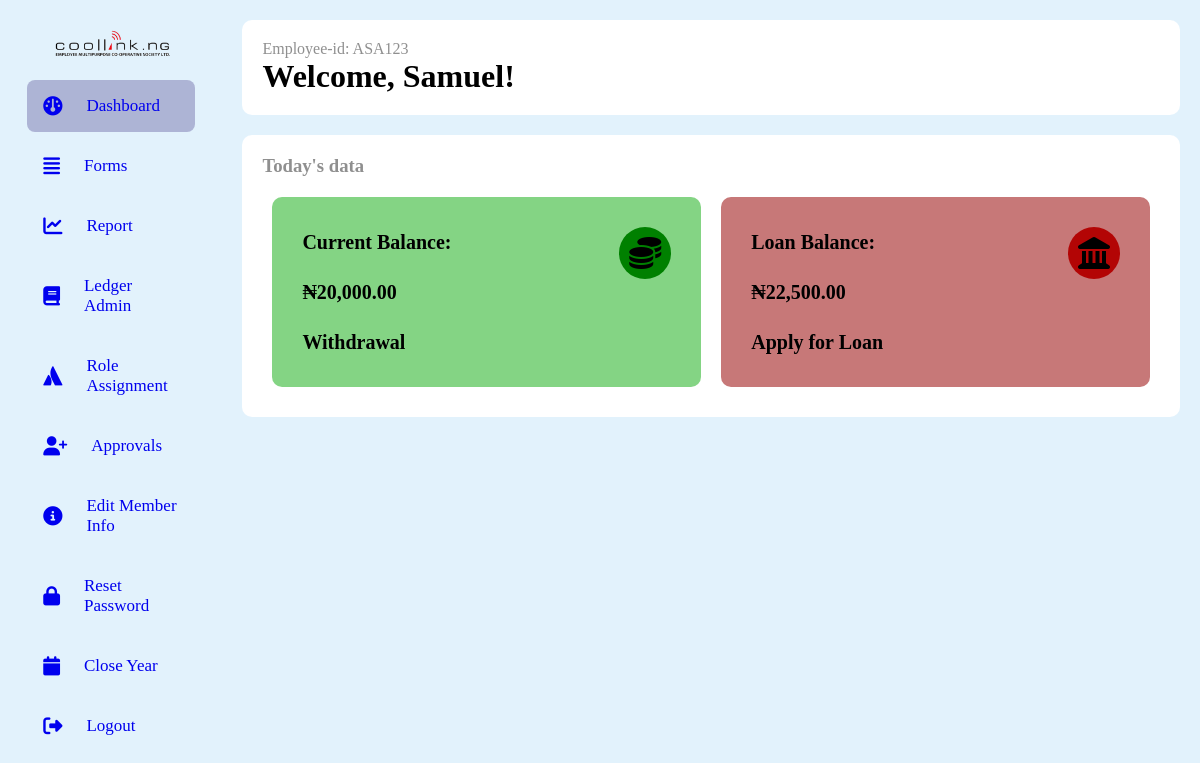
The page /dashboard (signed in) on the database as committed earlier.
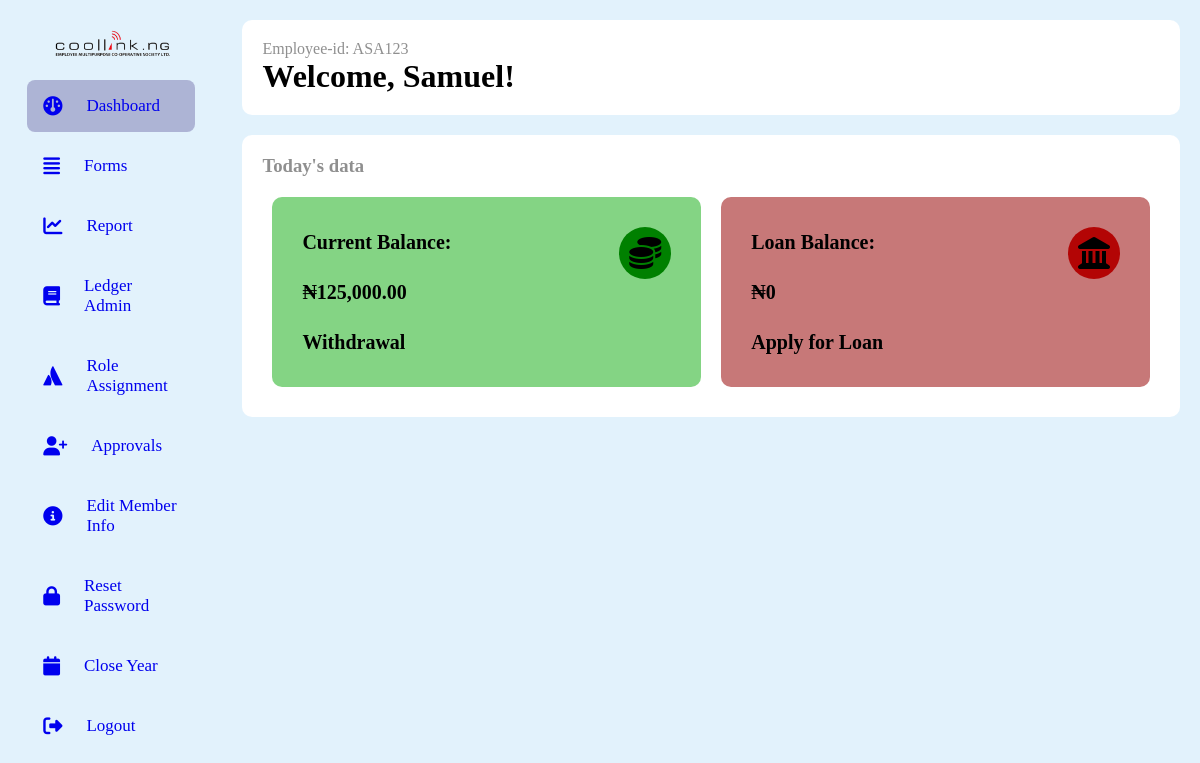
The same page on the database as committed later.
### models.py (models this page shows, shortened)
class Person(db.Model, UserMixin):
    __tablename__ = "persons"
    id = db.Column(db.Integer, primary_key=True)
    name = db.Column(db.String(100), nullable=False)
    role_id = db.Column(db.Integer, db.ForeignKey("roles.id"))
    email = db.Column(db.String, nullable=True, unique=True)
    password = db.Column(db.String(255), nullable=False)
    company_id = db.Column(db.Integer, db.ForeignKey("companies.id"))
    employee_id = db.Column(db.String, nullable=False, unique=True)
    phone_no = db.Column(db.String, unique=True)
    balance_bfd = db.Column(db.Float, default=0.0)
    balance_withheld = db.Column(db.Float, default=0.0)
    available_balance = db.Column(db.Float, default=0.0)
    loan_balance = db.Column(db.Float, default=0.0)
    loan_balance_bfd = db.Column(db.Float, default=0.0)
    loans = db.relationship("Loan", backref="person",foreign_keys="[Loan.person_id]")
    bank_payments_made = db.relationship("BankPayment", backref="payer", lazy=True)
    payments_made = db.relationship("SavingPayment", backref="payer", lazy=True)
    loan_payments_made = db.relationship("LoanPayment", backref="payer", lazy=True)
    def get_guaranteed_payments(self):
        loan = LoanFormPayment.query.filter(LoanFormPayment.guarantors.any(id=self.id)).all()
        ret = [l for l in loan if not l.loan]
        return ret
    @hybrid_property
    def total_balance(self):
        return self.available_balance + self.balance_withheld

### app.py (the view)
@app.route("/dashboard")
@login_required
def dashboard():
    person = current_user
    form = SearchForm()
    pre_guarantor = person.get_guaranteed_payments()
    failed_loan = None
    message = None
    for payment in person.loan_form_payment:
        if payment.failed:
            failed_loan = payment
            if failed_loan.loan_amount > failed_loan.guarantor_amount:
                message = "Guaranteed amount insuffficient"
            else:
                message = "Consent not given"
            break  # Exit the loop if a failed loan is found
    return render_template("dashboard.html", person=person, form=form,consents=pre_guarantor,failed_loan=failed_loan,message=message)

### app.py (called while the page is built)
@login_manager.user_loader
def load_user(person_id):
    return Person.query.get(person_id)

@app.before_request
def before_request():
    g.user = current_user

@app.template_filter("currency")
@login_required
def currency(value):
    modified_value = format_currency(value)  # Modify the value as needed
    return modified_value

### filters.py (called while the page is built)
def format_currency(
    value, currency_symbol="₦", decimal_separator=".", thousands_separator=","
):
    if value:
        if value < 0:
            formatted_value = f"-{currency_symbol}{abs(value):,.2f}"
        else:
            formatted_value = f"{currency_symbol}{value:,.2f}"
        formatted_value = formatted_value.replace(".", decimal_separator).replace(
            ",", thousands_separator
        )
    else:
        formatted_value = f"{currency_symbol}0"
    return formatted_value

### templates/dashboard.html (shortened to what the changed rows need)
<!DOCTYPE html>
<html lang="en">
<head>
    <link rel="stylesheet" href="https://cdnjs.cloudflare.com/ajax/libs/font-awesome/6.4.0/css/all.min.css"/>
    <link rel="stylesheet" href="\static\css\style.css">
</head>
<body class="special-dash">
    <div class="full-form-content">
    <div class='all-sections'>
        <div class='section-2'>
        <div class="head-wrap">
            <div class="head-title">
                <span>Employee-id: {{person.employee_id}}</span>
                <h1>Welcome, {{ person.name }}!</h1>
            </div>
        </div>
        <div class="all-cards-wrap-new">
            {%block content%}
            <div class="card-new" id="current-bal-new">
                <div class="container-new">
                    <div class='content-con-new'>
                        <a href="{{url_for('savings_account',person_id=person.id)}}">
                            <div>
                            <p><strong>{{ person.total_balance | currency}}</strong></p>
                            </div>
                        </a>
                    </div>
                </div>
            </div>
            <div class="card-new" id="loan-bal-new">
                <div class="container-new">
                    <div class='content-con-new'>
                        <a href="{{url_for('loan_account',person_id=person.id)}}">
                            <div>
                                <p><strong>{{ person.loan_balance | currency}}</strong></p>
                            </div>
                        </a>
                    </div>
                </div>
            </div>
        </div>
    </div>
    </div>
    </div>
</body>
{%endblock%}

Rows that differ between the two databases and show on the page:
changed Person "Samuel": total_balance "₦20,000.00" → "₦125,000.00"; loan_balance "₦22,500.00" → "₦0"
